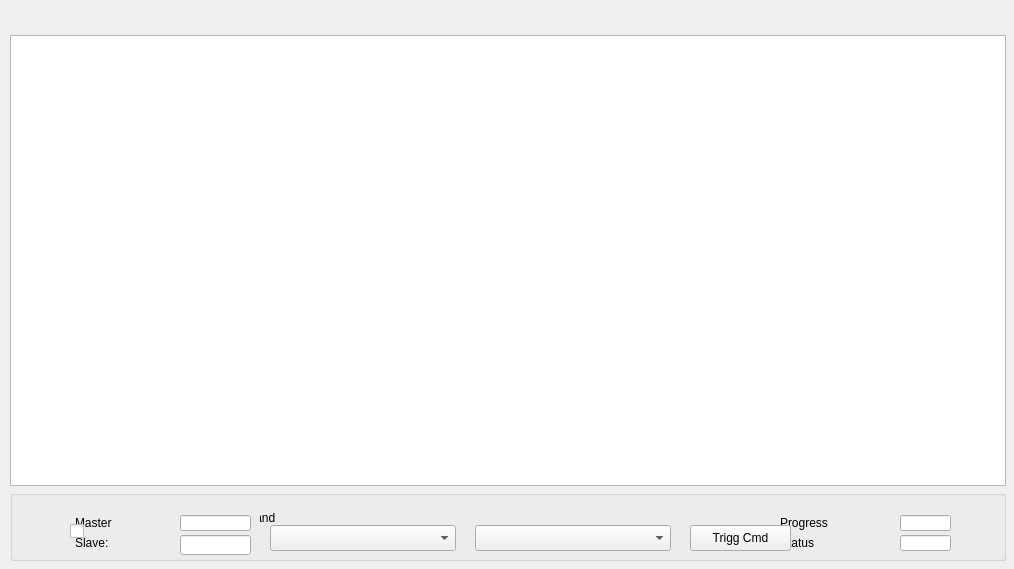
<?xml version="1.0" encoding="UTF-8"?>
<ui version="4.0">
 <class>MainWindow</class>
 <widget class="QMainWindow" name="MainWindow">
  <property name="geometry">
   <rect>
    <x>0</x>
    <y>0</y>
    <width>1014</width>
    <height>569</height>
   </rect>
  </property>
  <property name="windowTitle">
   <string>MainWindow</string>
  </property>
  <widget class="QWidget" name="centralwidget">
   <widget class="caLabel" name="calabel">
    <property name="geometry">
     <rect>
      <x>240</x>
      <y>350</y>
      <width>90</width>
      <height>28</height>
     </rect>
    </property>
   </widget>
   <widget class="caMultiLineString" name="camultilinestring_2">
    <property name="geometry">
     <rect>
      <x>10</x>
      <y>35</y>
      <width>996</width>
      <height>451</height>
     </rect>
    </property>
    <property name="font">
     <font>
      <family>Lucida Sans Typewriter</family>
      <pointsize>10</pointsize>
     </font>
    </property>
    <property name="verticalScrollBarPolicy">
     <enum>Qt::ScrollBarAsNeeded</enum>
    </property>
    <property name="horizontalScrollBarPolicy">
     <enum>Qt::ScrollBarAsNeeded</enum>
    </property>
    <property name="channel" stdset="0">
     <string notr="true">$(IOC):m$(MasterID)-EcTool-Msg</string>
    </property>
    <property name="framePresent" stdset="0">
     <bool>true</bool>
    </property>
    <property name="fontScaleMode" stdset="0">
     <enum>caMultiLineString::None</enum>
    </property>
   </widget>
   <widget class="QGroupBox" name="groupBox_2">
    <property name="geometry">
     <rect>
      <x>10</x>
      <y>490</y>
      <width>996</width>
      <height>71</height>
     </rect>
    </property>
    <property name="title">
     <string/>
    </property>
    <widget class="caLineEdit" name="calineedit_36">
     <property name="geometry">
      <rect>
       <x>890</x>
       <y>45</y>
       <width>51</width>
       <height>16</height>
      </rect>
     </property>
     <property name="maximumSize">
      <size>
       <width>16777215</width>
       <height>18</height>
      </size>
     </property>
     <property name="text">
      <string/>
     </property>
     <property name="channel" stdset="0">
      <string notr="true">$(IOC):m$(MasterID)-EcTool-Stat</string>
     </property>
     <property name="background">
      <color alpha="222">
       <red>192</red>
       <green>192</green>
       <blue>192</blue>
      </color>
     </property>
     <property name="colorMode">
      <enum>caLineEdit::Static</enum>
     </property>
     <property name="precisionMode">
      <enum>caLineEdit::User</enum>
     </property>
     <property name="limitsMode">
      <enum>caLineEdit::User</enum>
     </property>
     <property name="unitsEnabled">
      <bool>true</bool>
     </property>
    </widget>
    <widget class="caLineEdit" name="calineedit_35">
     <property name="geometry">
      <rect>
       <x>890</x>
       <y>25</y>
       <width>51</width>
       <height>16</height>
      </rect>
     </property>
     <property name="maximumSize">
      <size>
       <width>16777215</width>
       <height>18</height>
      </size>
     </property>
     <property name="channel" stdset="0">
      <string notr="true">$(IOC):m$(MasterID)-EcTool-Prgs</string>
     </property>
     <property name="background">
      <color alpha="222">
       <red>192</red>
       <green>192</green>
       <blue>192</blue>
      </color>
     </property>
     <property name="colorMode">
      <enum>caLineEdit::Static</enum>
     </property>
     <property name="precisionMode">
      <enum>caLineEdit::User</enum>
     </property>
     <property name="limitsMode">
      <enum>caLineEdit::User</enum>
     </property>
     <property name="unitsEnabled">
      <bool>true</bool>
     </property>
    </widget>
    <widget class="caLabel" name="calabel_68">
     <property name="geometry">
      <rect>
       <x>770</x>
       <y>25</y>
       <width>100</width>
       <height>16</height>
      </rect>
     </property>
     <property name="maximumSize">
      <size>
       <width>16777215</width>
       <height>16</height>
      </size>
     </property>
     <property name="text">
      <string>Progress</string>
     </property>
    </widget>
    <widget class="caLabel" name="calabel_69">
     <property name="geometry">
      <rect>
       <x>770</x>
       <y>45</y>
       <width>100</width>
       <height>16</height>
      </rect>
     </property>
     <property name="maximumSize">
      <size>
       <width>16777215</width>
       <height>16</height>
      </size>
     </property>
     <property name="text">
      <string>Status</string>
     </property>
    </widget>
    <widget class="caTextEntry" name="catextentry_14">
     <property name="geometry">
      <rect>
       <x>170</x>
       <y>45</y>
       <width>71</width>
       <height>20</height>
      </rect>
     </property>
     <property name="minimumSize">
      <size>
       <width>0</width>
       <height>20</height>
      </size>
     </property>
     <property name="maximumSize">
      <size>
       <width>16777215</width>
       <height>20</height>
      </size>
     </property>
     <property name="readOnly">
      <bool>false</bool>
     </property>
     <property name="channel" stdset="0">
      <string notr="true">$(IOC):m$(MasterID)-EcTool.D</string>
     </property>
     <property name="keepFocus">
      <bool>true</bool>
     </property>
    </widget>
    <widget class="caLabel" name="calabel_70">
     <property name="geometry">
      <rect>
       <x>65</x>
       <y>45</y>
       <width>100</width>
       <height>16</height>
      </rect>
     </property>
     <property name="maximumSize">
      <size>
       <width>16777215</width>
       <height>16</height>
      </size>
     </property>
     <property name="text">
      <string>Slave:</string>
     </property>
    </widget>
    <widget class="caLabel" name="calabel_71">
     <property name="geometry">
      <rect>
       <x>65</x>
       <y>25</y>
       <width>100</width>
       <height>16</height>
      </rect>
     </property>
     <property name="maximumSize">
      <size>
       <width>16777215</width>
       <height>16</height>
      </size>
     </property>
     <property name="text">
      <string>Master</string>
     </property>
    </widget>
    <widget class="caLineEdit" name="calineedit_37">
     <property name="geometry">
      <rect>
       <x>170</x>
       <y>25</y>
       <width>71</width>
       <height>16</height>
      </rect>
     </property>
     <property name="maximumSize">
      <size>
       <width>16777215</width>
       <height>18</height>
      </size>
     </property>
     <property name="channel" stdset="0">
      <string notr="true">$(IOC):m$(MasterID)-EcTool.A</string>
     </property>
     <property name="background">
      <color alpha="222">
       <red>192</red>
       <green>192</green>
       <blue>192</blue>
      </color>
     </property>
     <property name="colorMode">
      <enum>caLineEdit::Static</enum>
     </property>
     <property name="precisionMode">
      <enum>caLineEdit::User</enum>
     </property>
     <property name="limitsMode">
      <enum>caLineEdit::User</enum>
     </property>
     <property name="unitsEnabled">
      <bool>true</bool>
     </property>
    </widget>
    <widget class="caFrame" name="caframe">
     <property name="geometry">
      <rect>
       <x>250</x>
       <y>20</y>
       <width>556</width>
       <height>41</height>
      </rect>
     </property>
     <property name="visibility">
      <enum>caFrame::Calc</enum>
     </property>
     <property name="visibilityCalc">
      <string notr="true">B&gt;0</string>
     </property>
     <property name="channel" stdset="0">
      <string notr="true"/>
     </property>
     <property name="channelB">
      <string notr="true">$(IOC):m$(MasterID)-EcTool.U</string>
     </property>
     <widget class="caMenu" name="camenu">
      <property name="geometry">
       <rect>
        <x>10</x>
        <y>15</y>
        <width>186</width>
        <height>26</height>
       </rect>
      </property>
      <property name="channel" stdset="0">
       <string notr="true">$(IOC):m$(MasterID)-EcTool-Cmd</string>
      </property>
     </widget>
     <widget class="caFrame" name="caframe_2">
      <property name="geometry">
       <rect>
        <x>210</x>
        <y>10</y>
        <width>201</width>
        <height>36</height>
       </rect>
      </property>
      <property name="visibility">
       <enum>caFrame::Calc</enum>
      </property>
      <property name="visibilityCalc">
       <string notr="true">A=3 and B&gt;0</string>
      </property>
      <property name="channel" stdset="0">
       <string notr="true">$(IOC):m$(MasterID)-EcTool-Cmd</string>
      </property>
      <property name="channelB">
       <string notr="true">$(IOC):m$(MasterID)-EcTool.U</string>
      </property>
      <widget class="caMenu" name="camenu_2">
       <property name="geometry">
        <rect>
         <x>5</x>
         <y>5</y>
         <width>196</width>
         <height>26</height>
        </rect>
       </property>
       <property name="channel" stdset="0">
        <string notr="true">$(IOC):m$(MasterID)-EcTool-StateArgs</string>
       </property>
      </widget>
     </widget>
     <widget class="caLabel" name="calabel_74">
      <property name="geometry">
       <rect>
        <x>-40</x>
        <y>0</y>
        <width>100</width>
        <height>16</height>
       </rect>
      </property>
      <property name="maximumSize">
       <size>
        <width>16777215</width>
        <height>16</height>
       </size>
      </property>
      <property name="text">
       <string>Command</string>
      </property>
     </widget>
     <widget class="caFrame" name="caframe_3">
      <property name="geometry">
       <rect>
        <x>420</x>
        <y>10</y>
        <width>116</width>
        <height>36</height>
       </rect>
      </property>
      <property name="visibility">
       <enum>caFrame::Calc</enum>
      </property>
      <property name="visibilityCalc">
       <string notr="true">A&gt;0</string>
      </property>
      <property name="channel" stdset="0">
       <string notr="true">$(IOC):m$(MasterID)-EcTool-Cmd</string>
      </property>
      <property name="channelB">
       <string notr="true"/>
      </property>
      <widget class="caMessageButton" name="camessagebutton">
       <property name="geometry">
        <rect>
         <x>10</x>
         <y>5</y>
         <width>101</width>
         <height>26</height>
        </rect>
       </property>
       <property name="text">
        <string>Trigg Cmd</string>
       </property>
       <property name="channel" stdset="0">
        <string notr="true">$(IOC):m$(MasterID)-EcTool.PROC</string>
       </property>
       <property name="releaseMessage">
        <string notr="true">1</string>
       </property>
      </widget>
     </widget>
    </widget>
    <widget class="caToggleButton" name="catogglebutton">
     <property name="geometry">
      <rect>
       <x>60</x>
       <y>30</y>
       <width>21</width>
       <height>22</height>
      </rect>
     </property>
     <property name="text">
      <string/>
     </property>
     <property name="channel" stdset="0">
      <string notr="true">$(IOC):m$(MasterID)-EcTool.U</string>
     </property>
    </widget>
    <widget class="caLabel" name="calabel_73">
     <property name="geometry">
      <rect>
       <x>-45</x>
       <y>31</y>
       <width>100</width>
       <height>16</height>
      </rect>
     </property>
     <property name="maximumSize">
      <size>
       <width>16777215</width>
       <height>16</height>
      </size>
     </property>
     <property name="text">
      <string>Enable</string>
     </property>
    </widget>
   </widget>
   <widget class="caLabel" name="calabel_2">
    <property name="geometry">
     <rect>
      <x>-80</x>
      <y>5</y>
      <width>161</width>
      <height>28</height>
     </rect>
    </property>
    <property name="text">
     <string>EcTool:</string>
    </property>
   </widget>
  </widget>
 </widget>
 <customwidgets>
  <customwidget>
   <class>caMenu</class>
   <extends>QComboBox</extends>
   <header>caMenu</header>
  </customwidget>
  <customwidget>
   <class>caTextEntry</class>
   <extends>caLineEdit</extends>
   <header>caTextEntry</header>
  </customwidget>
  <customwidget>
   <class>caMessageButton</class>
   <extends>QPushButton</extends>
   <header>caMessageButton</header>
  </customwidget>
  <customwidget>
   <class>caToggleButton</class>
   <extends>QCheckBox</extends>
   <header>caToggleButton</header>
  </customwidget>
  <customwidget>
   <class>caFrame</class>
   <extends>QFrame</extends>
   <header>caFrame</header>
   <container>1</container>
  </customwidget>
  <customwidget>
   <class>caLabel</class>
   <extends>QLabel</extends>
   <header>caLabel</header>
  </customwidget>
  <customwidget>
   <class>caLineEdit</class>
   <extends>QLineEdit</extends>
   <header>caLineEdit</header>
  </customwidget>
  <customwidget>
   <class>caMultiLineString</class>
   <extends>QPlainTextEdit</extends>
   <header>caMultiLineString</header>
  </customwidget>
 </customwidgets>
 <resources/>
 <connections/>
</ui>
